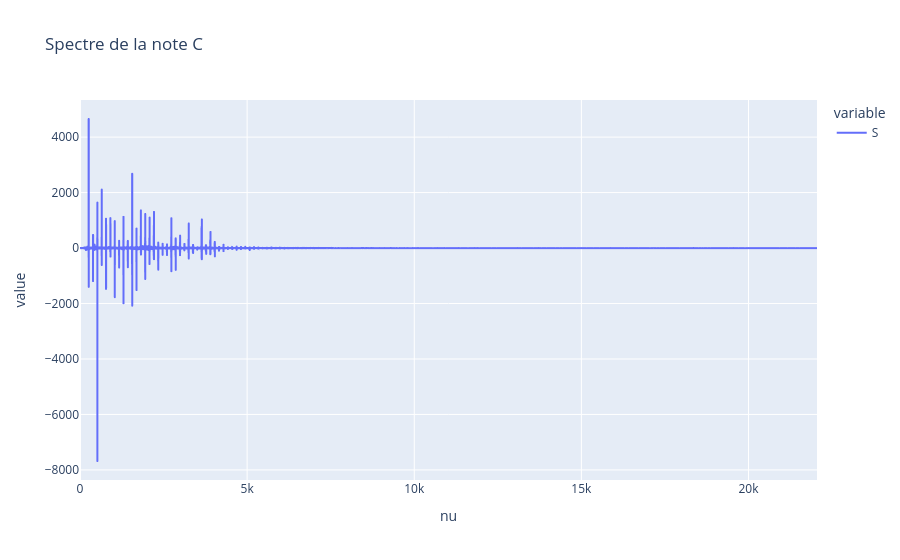
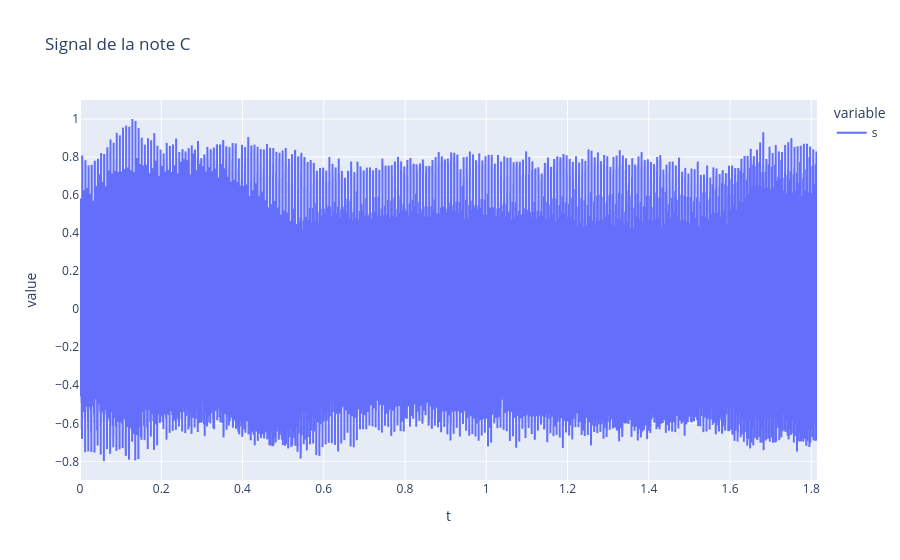

The notebook cell these images were saved under, in order:
### Code cell
violin_dict = np.load('violin_C.npz')
s = violin_dict['s']
t = violin_dict['t']

nu, S=san.trans_fourier(s,t)

tracer(nu, {"S": np.imag(S)}, nom_abscisse="nu", titre="Spectre de la note C")
tracer(t, {"s": s}, nom_abscisse="t", titre="Signal de la note C")

### Figure 1 — Plotly figure (JSON) as saved in the notebook; plotly's stock layout.template omitted (floating-point values rounded to 4 significant figures; data arrays with more than 128 entries replaced by an {"elided": "..."} marker saying what was removed)
{"data": [{"hovertemplate": "variable=S<br>nu=%{x}<br>value=%{y}<extra></extra>", "legendgroup": "S", "line": {"color": "#636efa", "dash": "solid"}, "marker": {"symbol": "circle"}, "mode": "lines", "name": "S", "showlegend": true, "type": "scattergl", "x": {"elided": "40000 float values"}, "xaxis": "x", "y": {"elided": "40000 float values"}, "yaxis": "y"}], "layout": {"legend": {"title": {"text": "variable"}, "tracegroupgap": 0}, "title": {"text": "Spectre de la note C"}, "xaxis": {"anchor": "y", "domain": [0, 1], "title": {"text": "nu"}}, "yaxis": {"anchor": "x", "domain": [0, 1], "title": {"text": "value"}}}}

### Figure 2 — Plotly figure (JSON) as saved in the notebook; plotly's stock layout.template omitted (floating-point values rounded to 4 significant figures; data arrays with more than 128 entries replaced by an {"elided": "..."} marker saying what was removed)
{"data": [{"hovertemplate": "variable=s<br>t=%{x}<br>value=%{y}<extra></extra>", "legendgroup": "s", "line": {"color": "#636efa", "dash": "solid"}, "marker": {"symbol": "circle"}, "mode": "lines", "name": "s", "showlegend": true, "type": "scattergl", "x": {"elided": "80000 float values"}, "xaxis": "x", "y": {"elided": "80000 float values"}, "yaxis": "y"}], "layout": {"legend": {"title": {"text": "variable"}, "tracegroupgap": 0}, "title": {"text": "Signal de la note C"}, "xaxis": {"anchor": "y", "domain": [0, 1], "title": {"text": "t"}}, "yaxis": {"anchor": "x", "domain": [0, 1], "title": {"text": "value"}}}}
